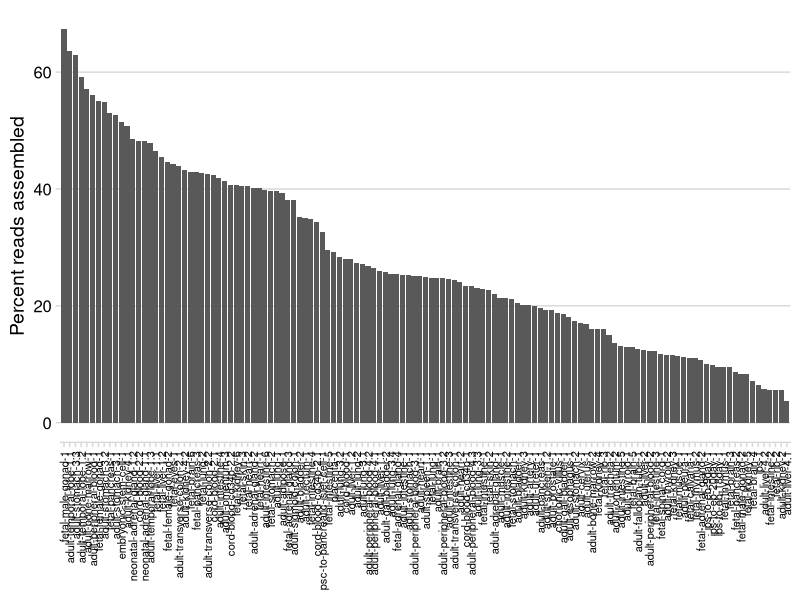
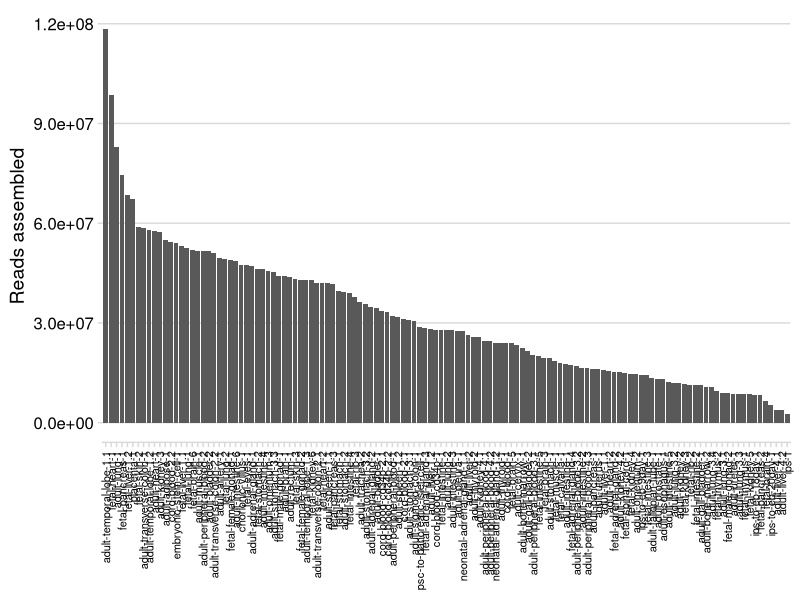
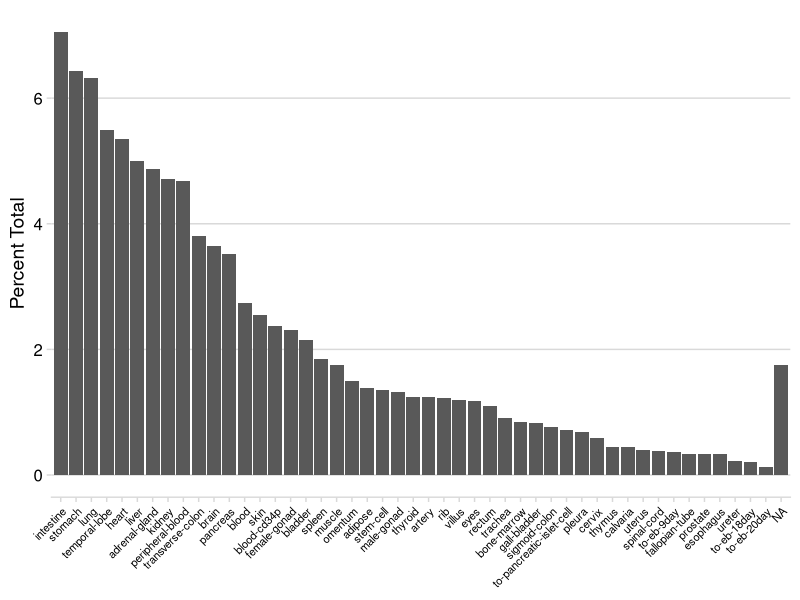
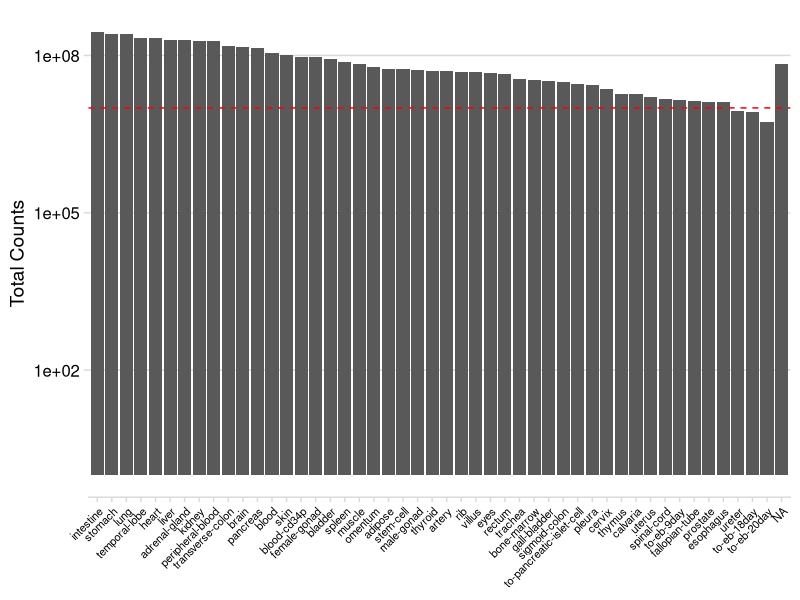

Write R code to recreate these figures, in order.
## ---- chunk 1
library(magrittr)
library(tidyverse)
library(cowplot)
## ---- chunk 2
set.seed(20210818)
## ---- chunk 3

## ---- chunk 4
df_pear <- read_csv("qc/pear/pear_summary.csv", col_types='ciiiiddd')
## ---- chunk 5
df_pear %<>%
    mutate(stage=str_extract(sample, "^[^-]+"),
           tissue=str_match(sample, "^[^-]+-(.+)-[0-9.]+")[,2],
           batch=str_match(sample, "^.*-([0-9.]+)")[,2]) %>%
    select(sample, stage, tissue, batch, everything())
## ---- chunk 6
df_pear %>%
    mutate(sample=reorder(sample, -pct_assembled)) %>%
    ggplot(aes(x=sample, y=pct_assembled)) +
    geom_bar(stat='identity') +
    scale_x_discrete(guide = guide_axis(angle=90)) +
    labs(x=NULL, y="Percent reads assembled") +
    theme_minimal_hgrid() +
    theme(axis.text.x = element_text(size=8))
## ---- chunk 7
df_pear %>%
    mutate(sample=reorder(sample, -cts_assembled)) %>%
    ggplot(aes(x=sample, y=cts_assembled)) +
    geom_bar(stat='identity') +
    scale_x_discrete(guide = guide_axis(angle=90)) +
    labs(x=NULL, y="Reads assembled") +
    theme_minimal_hgrid() +
    theme(axis.text.x = element_text(size=8))
## ---- chunk 8
df_pear %>% 
    group_by(tissue) %>% 
    summarize(cts_assembled=sum(cts_assembled)) %>% 
    mutate(pct_representing=100*cts_assembled/sum(cts_assembled)) %>% 
    mutate(tissue=reorder(tissue, -pct_representing)) %>%
    ggplot(aes(x=tissue, y=pct_representing)) +
    geom_bar(stat='identity') +
    scale_x_discrete(guide = guide_axis(angle=45)) +
    labs(x=NULL, y="Percent Total") +
    theme_minimal_hgrid() +
    theme(axis.text.x = element_text(size=8))
## ---- chunk 9
df_pear %>% 
    group_by(tissue) %>% 
    summarize(cts_assembled=sum(cts_assembled)) %>% 
    mutate(tissue=reorder(tissue, -cts_assembled)) %>%
    ggplot(aes(x=tissue, y=cts_assembled)) +
    geom_bar(stat='identity') +
    geom_hline(yintercept=1e7, color='red', linetype='dashed') +
    scale_x_discrete(guide = guide_axis(angle=45)) +
    scale_y_log10() +
    labs(x=NULL, y="Total Counts") +
    theme_minimal_hgrid() +
    theme(axis.text.x = element_text(size=8))
## ---- chunk 10
sessionInfo()
